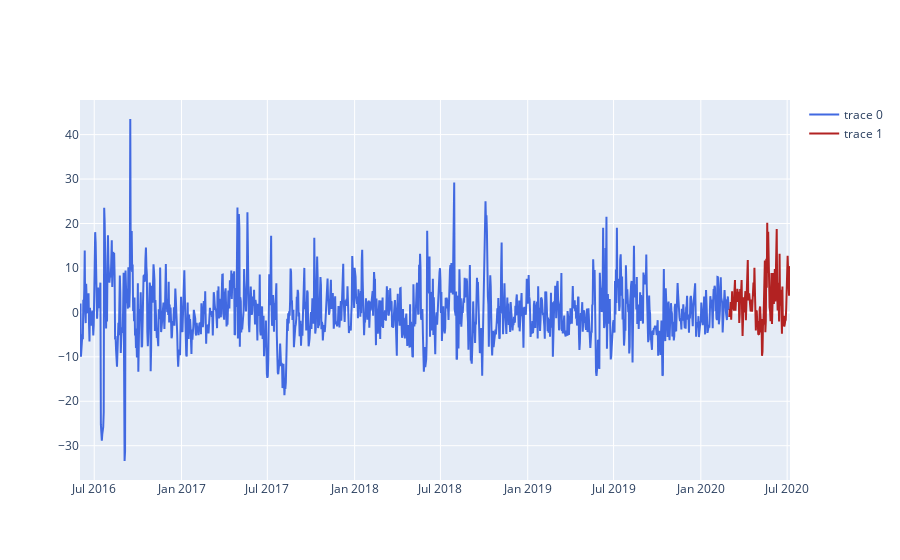

This figure's notebook cell:
### Code cell
fig = go.Figure(go.Scatter(x=train['ds'], y=exo_train['y']-foretrain, line=dict(color='royalblue')))
fig.add_traces(go.Scatter(x=test['ds'], y=test['y']-foretest, line=dict(color='firebrick')))
fig

### Figure 1 — Plotly figure (JSON) as saved in the notebook; plotly's stock layout.template omitted (floating-point values rounded to 4 significant figures; data arrays with more than 128 entries replaced by an {"elided": "..."} marker saying what was removed)
{"data": [{"line": {"color": "royalblue"}, "type": "scatter", "x": {"elided": "1369 str values"}, "y": {"elided": "1369 float values"}}, {"line": {"color": "firebrick"}, "type": "scatter", "x": {"elided": "129 str values"}, "y": {"elided": "129 float values"}}], "layout": {}}
